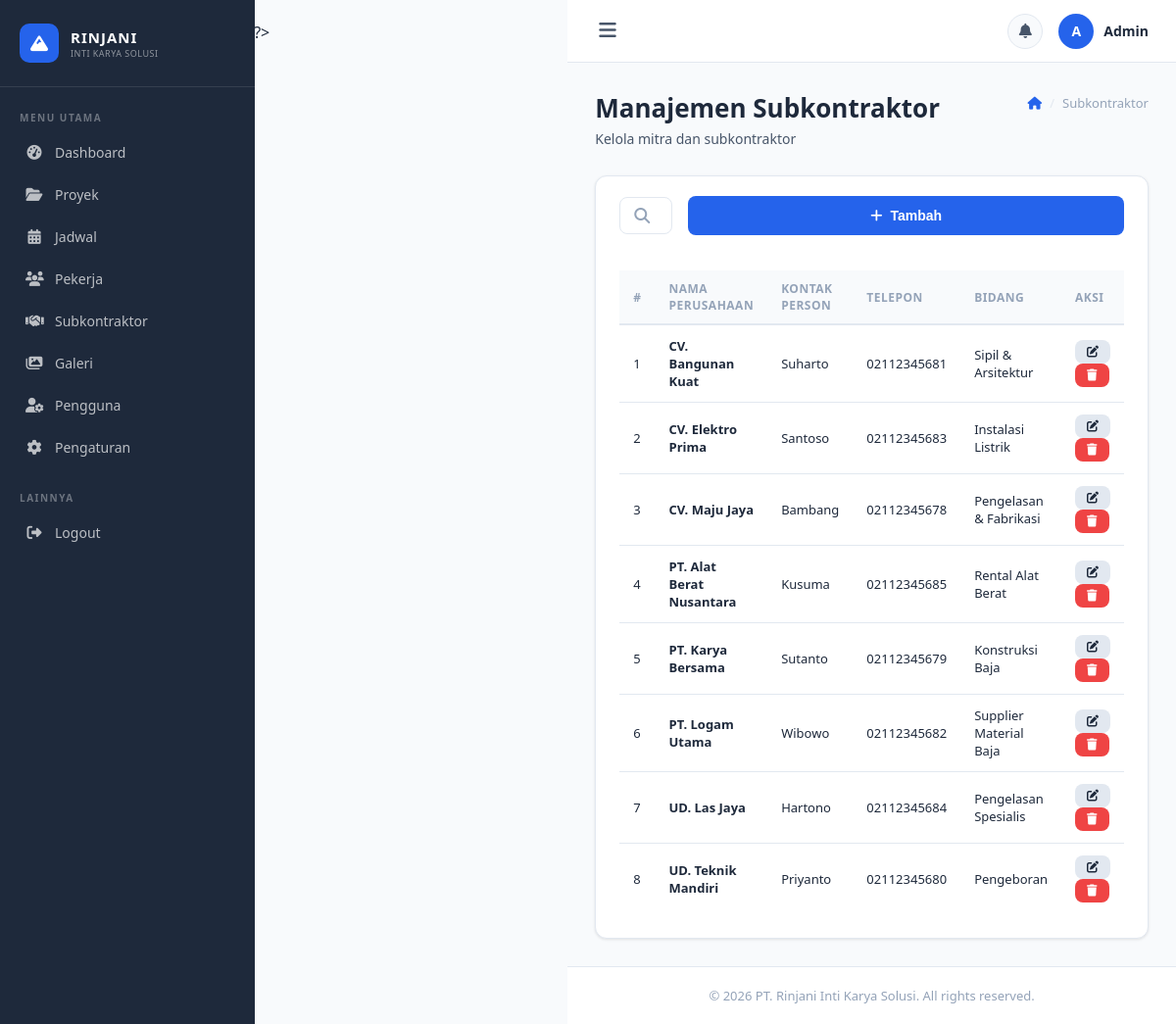
Screenshot of /subkontraktor.php (signed in) with the database file from the repository.
### tables this page shows
CREATE TABLE IF NOT EXISTS subkontraktor (
    id INT AUTO_INCREMENT PRIMARY KEY,
    nama_perusahaan VARCHAR(200) NOT NULL,
    kontak_person VARCHAR(100),
    telepon VARCHAR(20),
    email VARCHAR(100),
    alamat TEXT,
    bidang VARCHAR(200),
    created_at TIMESTAMP DEFAULT CURRENT_TIMESTAMP
);

### subkontraktor.php (the view, shortened to what this page needs)
<?php
require_once '../config/config.php';
$list = $conn->query("SELECT * FROM subkontraktor ORDER BY nama_perusahaan ASC");
include '../includes/header.php'; include '../includes/sidebar.php';
?>
<div class="main-wrapper">
    <div class="topbar">
        <div class="topbar-left"><button class="sidebar-toggle" id="sidebarToggle"><i class="fas fa-bars"></i></button></div>
        <div class="topbar-right">
            <div class="topbar-notif"><i class="fas fa-bell"></i></div>
            <div class="topbar-user">
                <div class="topbar-avatar"><?php echo strtoupper(substr($_SESSION['user_nama'],0,1)); ?></div>
                <span class="topbar-username"><?php echo htmlspecialchars($_SESSION['user_nama']); ?></span>
            </div>
        </div>
    </div>
    <div class="main-content">
        <div class="page-header">
            <div class="breadcrumb"><a href="dashboard.php"><i class="fas fa-home"></i></a><span class="breadcrumb-sep">/</span><span>Subkontraktor</span></div>
            <h1>Manajemen Subkontraktor</h1>
            <p>Kelola mitra dan subkontraktor</p>
        </div>
        <div class="card">
            <div class="card-header" style="padding:20px 24px;">
                <div class="page-actions" style="margin:0; width:100%;">
                    <div class="search-box"><i class="fas fa-search"></i><input type="text" id="searchInput" placeholder="Cari subkontraktor..."></div>
                    <button class="btn btn-primary" data-modal="tambahModal"><i class="fas fa-plus"></i> Tambah</button>
                </div>
            </div>
            <div class="card-body" style="padding:0 24px 24px;">
                <div class="table-responsive">
                    <table>
                        <thead>
                            <tr><th>#</th><th>Nama Perusahaan</th><th>Kontak Person</th><th>Telepon</th><th>Bidang</th><th>Aksi</th></tr>
                        </thead>
                        <tbody>
                        <?php $no=1; while ($r = $list->fetch_assoc()): ?>
                            <tr>
                                <td><?php echo $no++; ?></td>
                                <td><strong><?php echo htmlspecialchars($r['nama_perusahaan']); ?></strong></td>
                                <td><?php echo htmlspecialchars($r['kontak_person']); ?></td>
                                <td><?php echo htmlspecialchars($r['telepon']); ?></td>
                                <td><?php echo htmlspecialchars($r['bidang']); ?></td>
                                <td>
                                    <button class="btn btn-secondary btn-sm" onclick='openEditModal(<?php echo json_encode(["id"=>$r["id"],"nama_perusahaan"=>$r["nama_perusahaan"],"kontak_person"=>$r["kontak_person"],"telepon"=>$r["telepon"],"email"=>$r["email"],"alamat"=>$r["alamat"],"bidang"=>$r["bidang"]]); ?>)'>
                                        <i class="fas fa-edit"></i>
                                    </button>
                                    <a href="?hapus=<?php echo $r['id']; ?>" class="btn btn-danger btn-sm btn-delete"><i class="fas fa-trash"></i></a>
                                </td>
                            </tr>
                        <?php endwhile; ?>
                        </tbody>
                    </table>
                </div>
            </div>
        </div>
    </div>
    <?php include '../includes/footer.php'; ?>

### style.css (style rules this page uses)
* { margin: 0; padding: 0; box-sizing: border-box; }
:root { --primary: #2563eb; --primary-dark: #1d4ed8; --primary-light: #dbeafe; --secondary: #10b981; --secondary-light: #d1fae5; --warning: #f59e0b; --warning-light: #fef3c7; --danger: #ef4444; --danger-light: #fee2e2; --purple: #8b5cf6; --purple-light: #ede9fe; --orange: #f97316; --orange-light: #ffedd5; --sidebar-bg: #1e293b; --sidebar-width: 260px; --text-dark: #1e293b; --text-medium: #475569; --text-light: #94a3b8; --border: #e2e8f0; --bg: #f8fafc; --white: #ffffff; --shadow: 0 1px 3px rgba(0,0,0,0.1); --shadow-md: 0 4px 6px -1px rgba(0,0,0,0.1); --radius: 12px; --radius-sm: 8px; }
body { font-family: 'Segoe UI', system-ui, -apple-system, sans-serif; background: var(--bg); color: var(--text-dark); display: flex; min-height: 100vh; }
.btn { display: inline-flex; align-items: center; justify-content: center; gap: 8px; padding: 12px 20px; border: none; border-radius: var(--radius-sm); font-size: 14px; font-weight: 600; cursor: pointer; transition: all 0.2s; text-decoration: none; }
.btn-primary { background: var(--primary); color: white; width: 100%; }
.btn-secondary { background: var(--border); color: var(--text-dark); }
.btn-danger { background: var(--danger); color: white; }
.btn-sm { padding: 6px 12px; font-size: 12px; }
.main-wrapper { margin-left: var(--sidebar-width); flex: 1; display: flex; flex-direction: column; min-height: 100vh; }
.topbar { background: var(--white); border-bottom: 1px solid var(--border); padding: 0 28px; height: 64px; display: flex; align-items: center; justify-content: space-between; position: sticky; top: 0; z-index: 50; }
.topbar-left { display: flex; align-items: center; gap: 16px; }
.sidebar-toggle { background: none; border: none; font-size: 20px; color: var(--text-medium); cursor: pointer; padding: 4px; }
.topbar-right { display: flex; align-items: center; gap: 16px; }
.topbar-notif { position: relative; width: 36px; height: 36px; border-radius: 50%; background: var(--bg); border: 1px solid var(--border); display: flex; align-items: center; justify-content: center; cursor: pointer; color: var(--text-medium); font-size: 15px; }
.topbar-user { display: flex; align-items: center; gap: 10px; cursor: pointer; }
.topbar-avatar { width: 36px; height: 36px; border-radius: 50%; background: var(--primary); color: white; display: flex; align-items: center; justify-content: center; font-size: 14px; font-weight: 700; }
.topbar-username { font-size: 14px; font-weight: 600; color: var(--text-dark); }
.main-content { padding: 28px; flex: 1; }
.page-header { margin-bottom: 28px; }
.page-header h1 { font-size: 26px; font-weight: 700; color: var(--text-dark); }
.page-header p { color: var(--text-medium); font-size: 14px; margin-top: 4px; }
.breadcrumb { display: flex; align-items: center; gap: 8px; font-size: 13px; color: var(--text-light); float: right; margin-top: 4px; }
.breadcrumb a { color: var(--primary); text-decoration: none; }
.breadcrumb-sep { color: var(--border); }
.card { background: var(--white); border-radius: var(--radius); box-shadow: var(--shadow); border: 1px solid var(--border); overflow: hidden; }
.card-header { padding: 20px 24px 0; display: flex; align-items: center; justify-content: space-between; margin-bottom: 16px; }
.card-body { padding: 0 24px 24px; }
.table-responsive { overflow-x: auto; }
table { width: 100%; border-collapse: collapse; font-size: 13px; }
table th { text-align: left; padding: 10px 14px; font-size: 12px; font-weight: 700; color: var(--text-light); text-transform: uppercase; letter-spacing: 0.5px; border-bottom: 2px solid var(--border); background: var(--bg); }
table td { padding: 12px 14px; border-bottom: 1px solid var(--border); color: var(--text-dark); vertical-align: middle; }
table tr:last-child td { border-bottom: none; }
.page-actions { display: flex; align-items: center; justify-content: space-between; margin-bottom: 20px; gap: 16px; }
.search-box { display: flex; align-items: center; gap: 8px; background: var(--white); border: 1px solid var(--border); border-radius: var(--radius-sm); padding: 0 14px; flex: 1; max-width: 320px; }
.search-box i { color: var(--text-light); }

### rows the page displays
subkontraktor: nama_perusahaan "CV. Bangunan Kuat", kontak_person "Suharto", telepon "02112345681", bidang "Sipil & Arsitektur"
subkontraktor: nama_perusahaan "CV. Elektro Prima", kontak_person "Santoso", telepon "02112345683", bidang "Instalasi Listrik"
subkontraktor: nama_perusahaan "CV. Maju Jaya", kontak_person "Bambang", telepon "02112345678", bidang "Pengelasan & Fabrikasi"
subkontraktor: nama_perusahaan "PT. Alat Berat Nusantara", kontak_person "Kusuma", telepon "02112345685", bidang "Rental Alat Berat"
subkontraktor: nama_perusahaan "PT. Karya Bersama", kontak_person "Sutanto", telepon "02112345679", bidang "Konstruksi Baja"
subkontraktor: nama_perusahaan "PT. Logam Utama", kontak_person "Wibowo", telepon "02112345682", bidang "Supplier Material Baja"
subkontraktor: nama_perusahaan "UD. Las Jaya", kontak_person "Hartono", telepon "02112345684", bidang "Pengelasan Spesialis"
subkontraktor: nama_perusahaan "UD. Teknik Mandiri", kontak_person "Priyanto", telepon "02112345680", bidang "Pengeboran"

### other values shown
substr($_SESSION['user_nama'],0,1) "A"
$_SESSION['user_nama'] "Admin"
